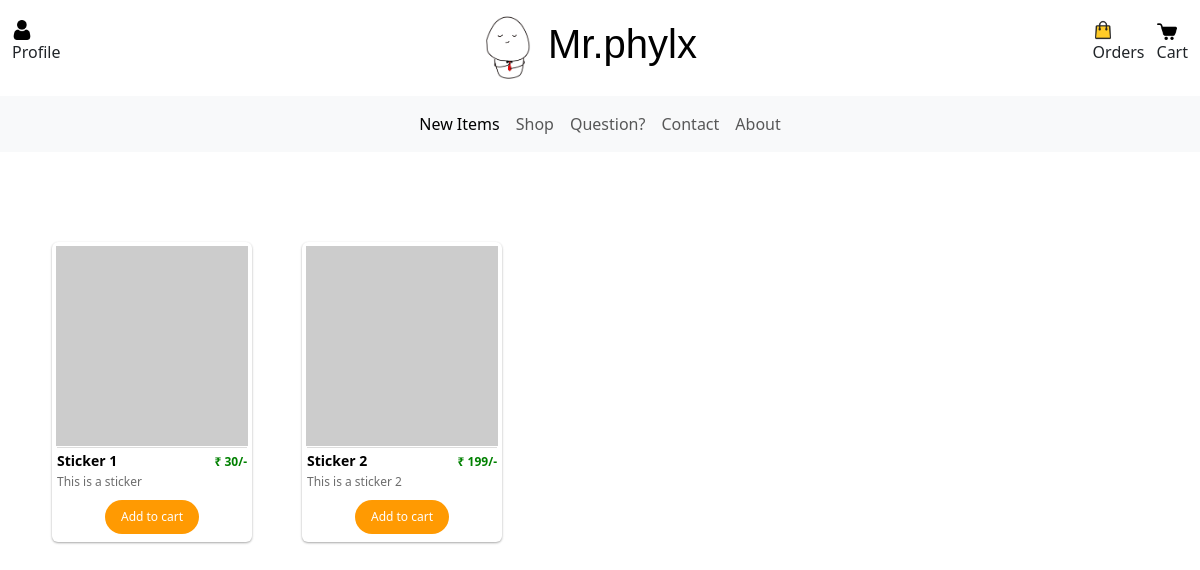
Before: /shop (signed in) with the older database file.
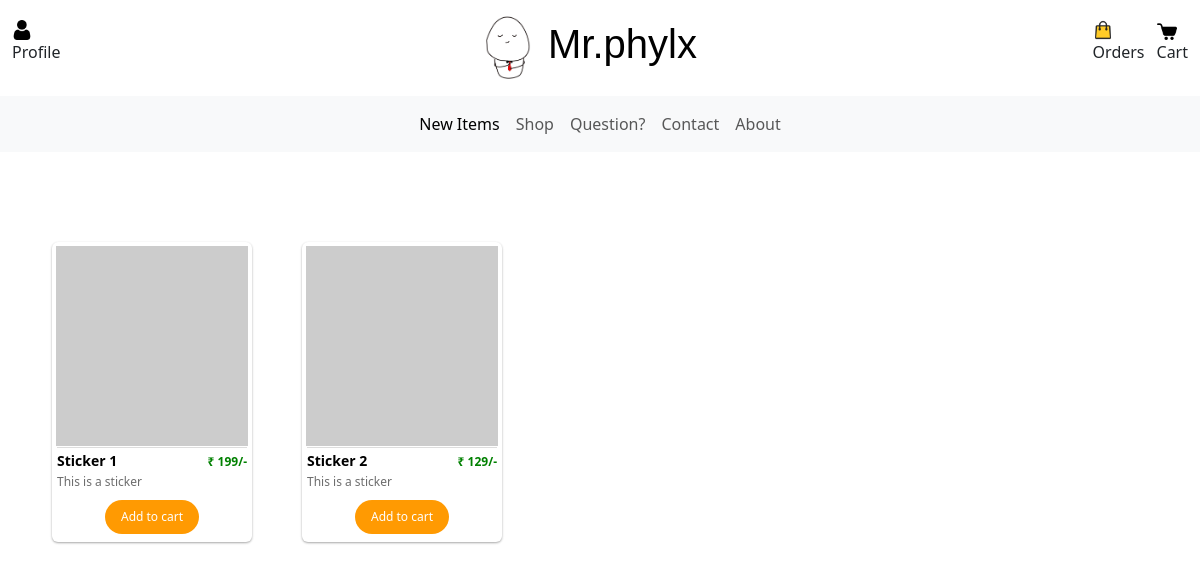
After: the same page with the newer database file.
### PratyushDoodlesApp/models/ProductModel.py (models this page shows, shortened)
class Product(db.Model):
    __tablename__ = 'product'
    id = db.Column(db.Integer, primary_key=True)
    name = db.Column(db.String(255), nullable=False)
    description = db.Column(db.String(255), nullable=False)
    price = db.Column(db.Integer, nullable=False)
    stock_quantity = db.Column(db.Integer, nullable=False)
    product_images = db.relationship('ProductImage', backref = 'of_product', lazy=True)

### PratyushDoodlesApp/business/shop.py (the view)
@shop_bp.route('/shop')
def shop():
    user = get_current_user()
    products = Product.query.all()
    data = {'user': user}
    if len(products) == 0:
        data['show_error'] = "No Products Listed!"
    else:
        data['products'] = products
    return render_template('shop.html', data = data)

### PratyushDoodlesApp/business/util.py (called while the page is built)
def get_current_user():
    user_id = session.get('user_id')
    if user_id:
        return User.query.filter_by(id = user_id).first()
    return None

### PratyushDoodlesApp/templates/shop.html
{% extends 'ui/base_page.html' %}
{% block content %}
<div class="container text-center">
    <div class="shell">
        <div class="row">
            {% if data.products %}
                {% for product in data.products %}
                <div style="width: 250px;">
                    {% with product=product %}
                        {% include 'ui/product_card.html' %}
                    {% endwith %}
                </div>
                {% endfor %}
            {% endif %}
        </div>
    </div>
</div>
{% endblock %}

### PratyushDoodlesApp/templates/ui/base_page.html (shortened to what this page needs)
{% extends 'ui/base_layout.html' %}
{% block body %}
<nav class="navbar">
    <div class="container-fluid">
        {% if data.user %}
        <div class="navbar-item" data-bs-toggle="collapse"
            data-bs-target="#navbarToggleExternalContent" aria-expanded="false" aria-label="Toggle navigation"
            alt="Logo">
            <img class="ic-20" id="user-profile" src="{{ url_for('static', filename='images/ic_user.png') }}">
            <p>
                Profile
            </p>
        </div>
        {% endif %}
        <div class="header-item">
            <img class="header-logo" src="{{ url_for('static', filename='images/logo.png') }}" alt="Logo">
            <h1>Mr.phylx</h1>
        </div>
        <span class="row">
            {% if data.user and (data.user.orders|length > 0) %}
            <a href="{{ url_for('home.orders') }}" class="nav-link col navbar-item align-center-horizontal mr-5" id="nav-order-button">
                <img class="ic-20" src="{{ url_for('static', filename='images/ic_order.png') }}">
                <p>
                    Orders
                </p>
            </a>
            {% endif %}
            <div class="col navbar-item align-center-horizontal ml-5" id="nav-cart-button" data-bs-toggle="offcanvas"
                data-bs-target="#offcanvasNavbar" aria-controls="offcanvasNavbar" aria-label="Toggle navigation">
                <img class="ic-20" src="{{ url_for('static', filename='images/ic_cart.png') }}">
                <p>
                    Cart
                </p>
            </div>
        </span>
    </div>
</nav>
<nav class="navbar sticky-top navbar-expand-lg bg-body-tertiary">
    <div class="container-fluid">
        <div class="collapse navbar-collapse" id="navbarNav">
            <div class="container">
                <ul class="navbar-nav">
                    <li class="nav-item">
                        <a class="nav-link active" href="{{ url_for('home.home') }}">New Items</a>
                    </li>
                    <li class="nav-item">
                        <a class="nav-link" href="{{ url_for('shop.shop') }}">Shop</a>
                    </li>
                    <li class="nav-item">
                        <a class="nav-link" href="{{ url_for('others.questions') }}">Question?</a>
                    </li>
                    <li class="nav-item">
                        <a class="nav-link" href="{{ url_for('others.contact') }}">Contact</a>
                    </li>
                    <li class="nav-item">
                        <a class="nav-link" href="{{ url_for('others.about') }}">About</a>
                    </li>
                </ul>
            </div>
        </div>
</nav>
{% block content %}
{% endblock content %}
{% endblock body %}

### PratyushDoodlesApp/templates/ui/base_layout.html (shortened to what this page needs)
<!DOCTYPE html>
<html lang="en">
<head>
    <link rel="stylesheet" href="{{ url_for('static', filename='styles/styles.css') }}">
    <link href="https://cdn.jsdelivr.net/npm/bootstrap@5.3.2/dist/css/bootstrap.min.css" rel="stylesheet">
</head>
<body>
    {% block body %}
    {% endblock body %}
</body>
</html>

### PratyushDoodlesApp/templates/ui/product_card.html (shortened to what this page needs)
<div class="wsk-cp-product">
    <div class="image-with-menu">
        <img class="wsk-cp-img img-responsive" src="{{ product.product_images[0].picture_url }}" alt="Product" />
    </div>
    <div class="card-header">
        <div class="wcf-left"><span class="product-name">{{ product.name }}</span></div>
        <div class="wcf-right"> <span class="product-price"> ₹ {{ product.price }}/-</span></div>
    </div>
    <div>
        <div class="card-description">
            <span class="">{{ product.description }}</span>
        </div>
        <span class="buy-btn"  product_id="{{ product.id }}" onclick="addItemToCart(this)">Add to cart</span>
    </div>
</div>

### PratyushDoodlesApp/static/styles/custom.css (style rules this page uses)
* { margin: 0; padding: 0; box-sizing: border-box; }
body { margin: 0; padding: 0; }
.navbar { background-color: white; }
.header-item { display: flex; align-items: center; color: black; font-family: 'Gill Sans', 'Gill Sans MT', Calibri, 'Trebuchet MS', sans-serif; }
.header-item img { width: 80px; height: 80px; }
.navbar-nav { justify-content: center; }
.ic-20 { width: 20px; height: 20px; }
.align-center-horizontal { align-items: center; }

### PratyushDoodlesApp/static/styles/product_card.css (style rules this page uses)
body { font-family: 'Muli', sans-serif; background: #ddd; }
.shell { padding: 80px 0; }
.wsk-cp-product { margin: 10px; height: auto; width: 200px; background: #fff; padding: 4px; border-radius: 6px; box-shadow: 0 1px 3px rgba(0, 0, 0, 0.12), 0 1px 2px rgba(0, 0, 0, 0.24); }
.wsk-cp-img { height: 200px; width: 100%; }
.card-header { margin: 1px; border-top: 1px solid #ddd; }
.card-header:after, .card-header:before { content: ''; display: table; }
.card-header:after { clear: both; }
.card-header .wcf-left { float: left; }
.card-header .wcf-right { float: right; }
.product-name { font-size: 14px; width: 50%; text-align: left; font-weight: bold; color: rgb(0, 0, 0); }
.product-price { font-size: 12px; color: green; font-weight: bold; }
.card-description { margin: 1px; font-size: 12px; width: 100%; text-align: left; color: rgb(109, 109, 109); }
.buy-btn { display: inline-block; color: #fefefe; text-align: left; font-size: 12px; transition: all 0.2s ease-in-out; border-color: #141414; background: #ff9a02; padding: 8px 16px; border-radius: 27px; margin: 0px 2px; margin-top: 8px; margin-bottom: 4px; }
.image-with-menu { position: relative; }

Changed rows visible on the page:
changed Product "Sticker 1": price "30" → "199"
changed Product "Sticker 2": price "199" → "129"; description "This is a sticker 2" → "This is a sticker"
